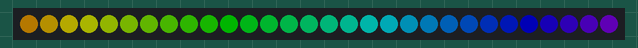
This program was run on a simulated Raspberry Pi Pico running MicroPython. Shown: 30 RGB LEDs in strip order, left to right. Dim RGB values are drawn brighter than linear.

Above: at 0.45 s.
At 1.37 s:
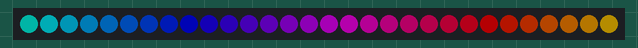
At 1.98 s:
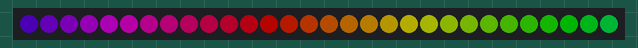
At 2.59 s:
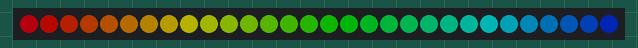

The program:

example.py
```python
# Demonstrates driving a 30-LED WS2812B strip from a Raspberry Pi Pico using a PIO state machine in MicroPython and a simple HSV-based rainbow routine.
#
# Buy this module: https://shillehtek.com/products/non-waterproof-ws2812b-smd-led-strip-60-led-meter-flexible-5m-roll-5v-ip30
# Full manual: https://shillehtek.com/blogs/shillehtek-product-manuals/non-waterproof-ws2812b-smd-led-strip-60-led-meter-flexible-5m-roll-5v-ip30-manual
# More examples: https://github.com/shillehbean/shillehtek-examples
#

# WS2812B Strip - Pico MicroPython with PIO
# DIN on GP0, 30 LEDs

import array
import time
from machine import Pin
import rp2

NUM_LEDS = 30
PIN_NUM  = 0

@rp2.asm_pio(sideset_init=rp2.PIO.OUT_LOW, out_shiftdir=rp2.PIO.SHIFT_LEFT,
             autopull=True, pull_thresh=24)
def ws2812():
    T1, T2, T3 = 2, 5, 3
    wrap_target()
    label("bitloop")
    out(x, 1)              .side(0)    [T3 - 1]
    jmp(not_x, "do_zero")  .side(1)    [T1 - 1]
    jmp("bitloop")         .side(1)    [T2 - 1]
    label("do_zero")
    nop()                  .side(0)    [T2 - 1]
    wrap()

sm = rp2.StateMachine(0, ws2812, freq=8_000_000, sideset_base=Pin(PIN_NUM))
sm.active(1)

ar = array.array("I", [0] * NUM_LEDS)

def show():
    for i in range(NUM_LEDS):
        sm.put(ar[i], 8)

def set_pixel(i, r, g, b):
    ar[i] = (g << 16) | (r << 8) | b   # GRB order

# Rainbow loop
hue = 0
while True:
    for i in range(NUM_LEDS):
        h = (hue + i * 8) % 360
        # naive HSV to RGB
        r = int(255 * max(0, min(1, abs((h/60) % 6 - 3) - 1)))
        g = int(255 * max(0, min(1, abs((h/60 + 4) % 6 - 3) - 1)))
        b = int(255 * max(0, min(1, abs((h/60 + 2) % 6 - 3) - 1)))
        set_pixel(i, r // 4, g // 4, b // 4)
    show()
    hue = (hue + 5) % 360
    time.sleep_ms(30)
```

Measured:
- by itself, everything shown: repeats every 2.4 s, in 8 steps
